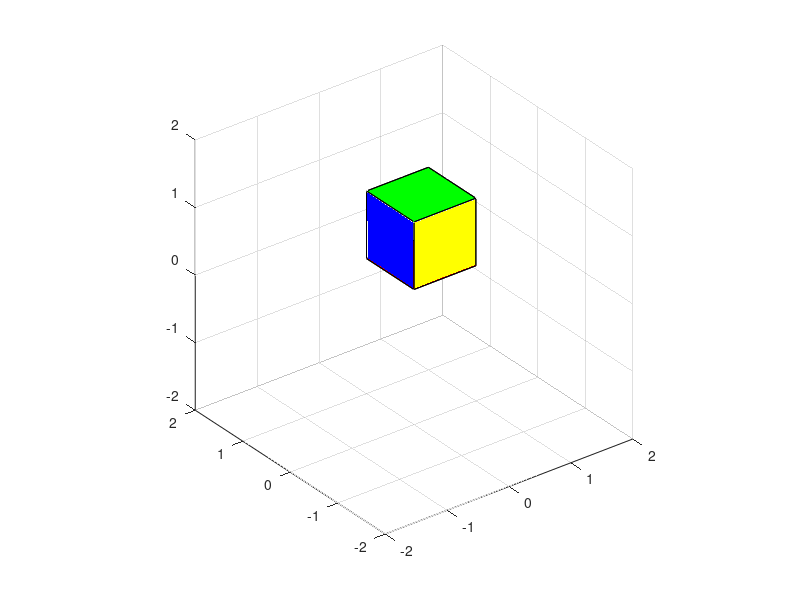

MATLAB code to generate this figure: (Note: this script raises an error after producing the figure.)
% Draw a unit cube with one corner at the origin using 6 square polygons.
% Written by Georg Feil for INFO48874, Sheridan College.
axis equal;
view(3)
axis([-2 2 -2 2 -2 2]);
grid

X = [0 1 1 0];
Y = [0 0 1 1];
Z = [0 0 0 0];
patch(X,Y,Z,'red');

X = [0 1 1 0];
Y = [0 0 1 1];
Z = [1 1 1 1];
patch(X,Y,Z,'green');

X = [0 1 1 0];
Y = [0 0 0 0];
Z = [0 0 1 1];
patch(X,Y,Z,'yellow');

X = [1 1 1 1];
Y = [0 1 1 0];
Z = [0 0 1 1];
patch(X,Y,Z,'cyan');

X = [1 0 0 1];
Y = [1 1 1 1];
Z = [0 0 1 1];
patch(X,Y,Z,'white');

X = [0 0 0 0];
Y = [0 0 1 1];
Z = [0 1 1 0];
patch(X,Y,Z,'blue');



l = light('flat');           % Add a light
set(l, 'Color', [.8 .8 .2], 'Position', [0.5 0.5 4]);  % Set light color (yellowish) and position
 